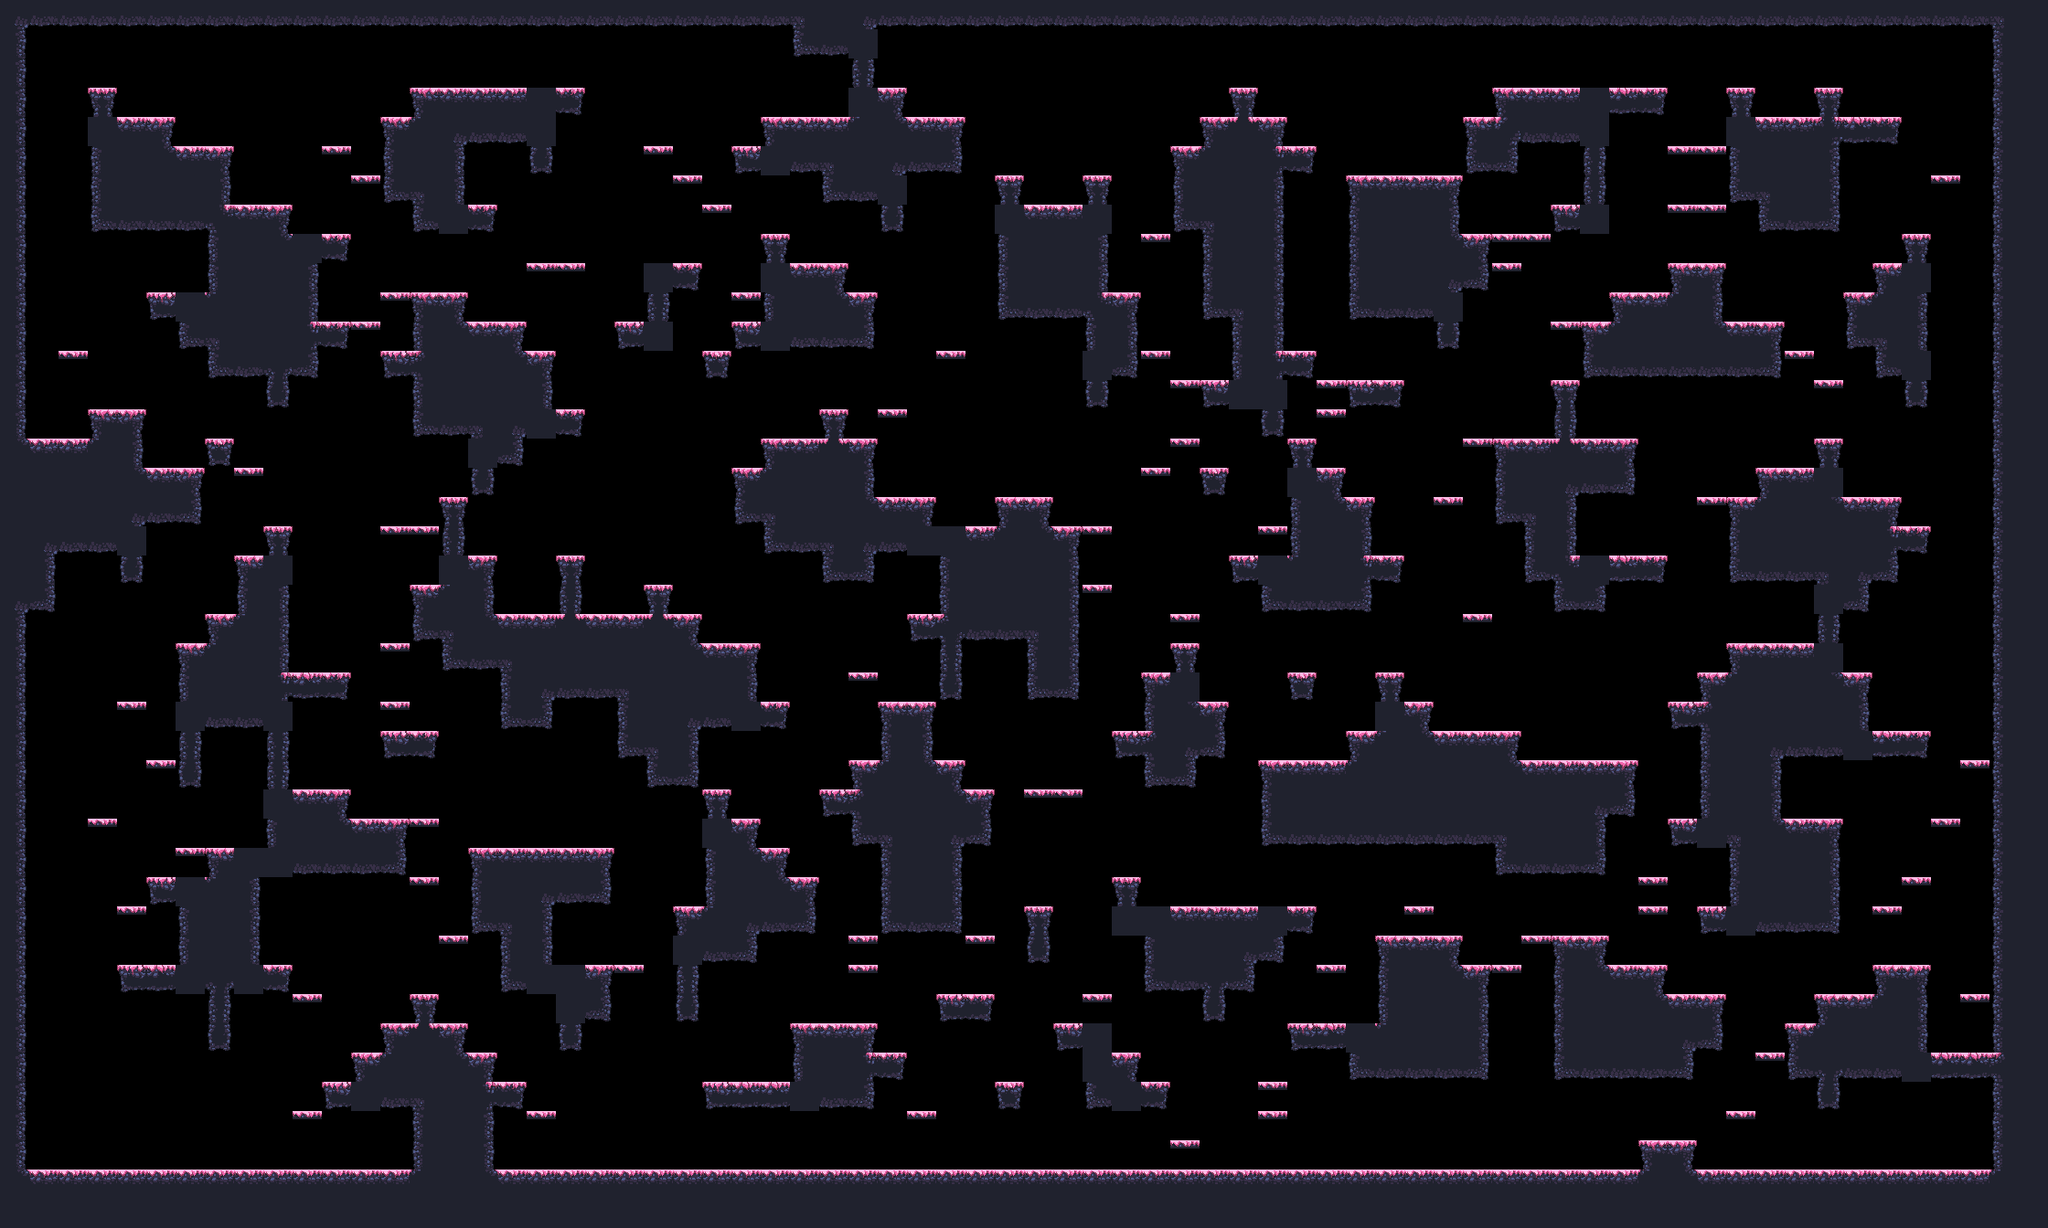

Tiled map render using the project's own tile images. Description and the map definition, with tile-layer contents summarised, below:
An orthogonal 70x42 tile map with 32x32 px tiles, 1 tile layer (main) and 17 objects (9x spawn, spawnPlayer0, spawnCrown0, spawnPlayer1, spawnCrown1, ...).

<map compressionlevel="0" height="42" infinite="0" nextlayerid="3" nextobjectid="4" orientation="orthogonal" renderorder="right-down" tiledversion="1.3.2" tileheight="32" tilewidth="32" version="1.2" width="70">
 <tileset firstgid="1" source="forest_spring_tile_set.tsx" />
 <layer height="42" id="1" name="main" width="70">
  <data>[2940 cells, 1278 non-empty, 29 distinct tile ids]</data>
 </layer>
 <objectgroup id="2" name="objects"><object id="1" name="spawnPlayer0" x="160" y="80.0" /><object id="2" name="spawnCrown0" x="224" y="112.0" /><object id="3" name="spawnPlayer1" x="2112" y="208.0" /><object id="4" name="spawnCrown1" x="1952" y="80.0" /><object id="5" name="spawnPlayer2" x="128" y="1232.0" /><object id="6" name="spawnCrown2" x="64" y="1232.0" /><object id="7" name="spawnPlayer3" x="2080" y="1232.0" /><object id="8" name="spawnCrown3" x="2144" y="1232.0" /><object id="9" name="spawn" x="1888" y="496.0" /><object id="10" name="spawn" x="736" y="1232.0" /><object id="11" name="spawn" x="1664" y="752.0" /><object id="12" name="spawn" x="1344" y="1232.0" /><object id="13" name="spawn" x="416" y="80.0" /><object id="14" name="spawn" x="1952" y="464.0" /><object id="15" name="spawn" x="1184" y="144.0" /><object id="16" name="spawn" x="224" y="112.0" /><object id="17" name="spawn" x="736" y="1232.0" /></objectgroup></map>
